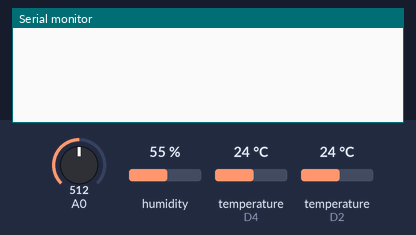
Bench run of a sketch on a simulated ESP8266 (NodeMCU). Shown: the last lines printed to the serial monitor. The test bench sets the inputs (shaded band); at power-on: temperature (sensors on D2, D4) 24 °C, A0 = 512, humidity 55 %. WiFi joins after 1.5 s; servers stay silent unless stated.

Above: at 3.0 s.
3.1 s: temperature (sensor on D2) set to 12 °C
At 4.9 s:
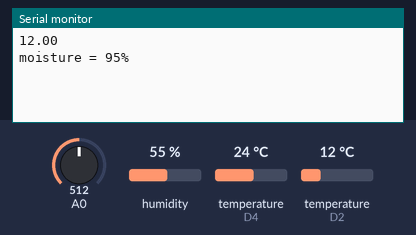
6.7 s: A0 set to 716
At 9.6 s:
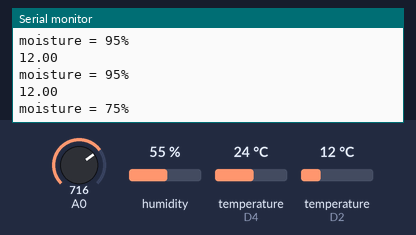
10.3 s: temperature (sensor on D2) set to 19 °C
At 12.5 s:
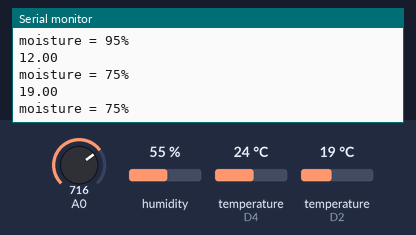
13.9 s: A0 set to 992
At 18.3 s:
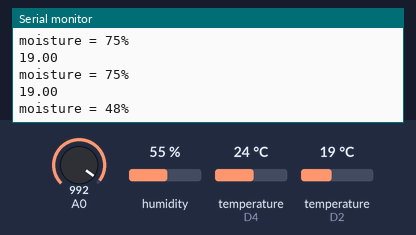
Timing chart, 0 to 18.5 s (numbered marks = the images above; inputs shaded):
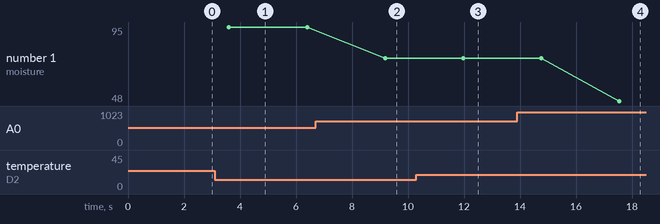

Measured:
- after the input at 3.1 s, the serial monitor: prints a new line after 0.51 s (image 1)
- after the input at 6.7 s, the serial monitor: prints a new line after 2.5 s (image 2)
- after the input at 10.3 s, the serial monitor: prints a new line after 1.7 s (image 3)
- after the input at 13.9 s, the serial monitor: prints a new line after 3.7 s (image 4)
- plotted number 1: 95 → 75 after the input at 6.7 s, 75 → 48 after the input at 13.9 s

The sketch:

plant_monitering_system.ino
```cpp
#define BLYNK_PRINT Serial
#define BLYNK_TEMPLATE_ID "TMPLGkJTJJfW"
#define BLYNK_DEVICE_NAME "Plant Monitoring"
#define BLYNK_AUTH_TOKEN "Hh1G4ksZbwX3DSGPXafpUt63cBm95hVf"
#include <OneWire.h>
#include <SPI.h>
#include <BlynkSimpleEsp8266.h>
#include <DHT.h>
#include <DallasTemperature.h>
#define ONE_WIRE_BUS D2
OneWire oneWire(ONE_WIRE_BUS);
DallasTemperature sensors(&oneWire);
char auth[] ="BOsoqmyvsdJSenk51n6EplHN0jqela_aajwi";
char ssid[] = "pixellhub";
char pass[] = "596@pixim";

#define DHTPIN 2
#define DHTTYPE DHT11
DHT dht(DHTPIN, DHTTYPE);
SimpleTimer timer;
void sendSensor()
{
float h = dht.readHumidity();
float t = dht.readTemperature();

if (isnan(h) || isnan(t)) {
Serial.println("Failed to read from DHT sensor!");
return;
}

Blynk.virtualWrite(V5, h); //V5 is for Humidity
Blynk.virtualWrite(V6, t); //V6 is for Temperature
}
void setup()
{
Serial.begin(9600);
dht.begin();

timer.setInterval(1000L, sendSensor);
Blynk.begin(auth, ssid, pass);
sensors.begin();
}
int sensor=0;
int output=0;
void sendTemps()
{
sensor=analogRead(A0);
output=(145-map(sensor,0,1023,0,100)); //in place 145 there is 100(it change with the change in sensor)
delay(1000);
sensors.requestTemperatures();
float temp = sensors.getTempCByIndex(0);
Serial.println(temp);
Serial.print("moisture = ");
Serial.print(output);
Serial.println("%");
Blynk.virtualWrite(V1, temp);
Blynk.virtualWrite(V2,output);
delay(1000);
}
void loop()
{
Blynk.run();
timer.run();
sendTemps();
}
```
